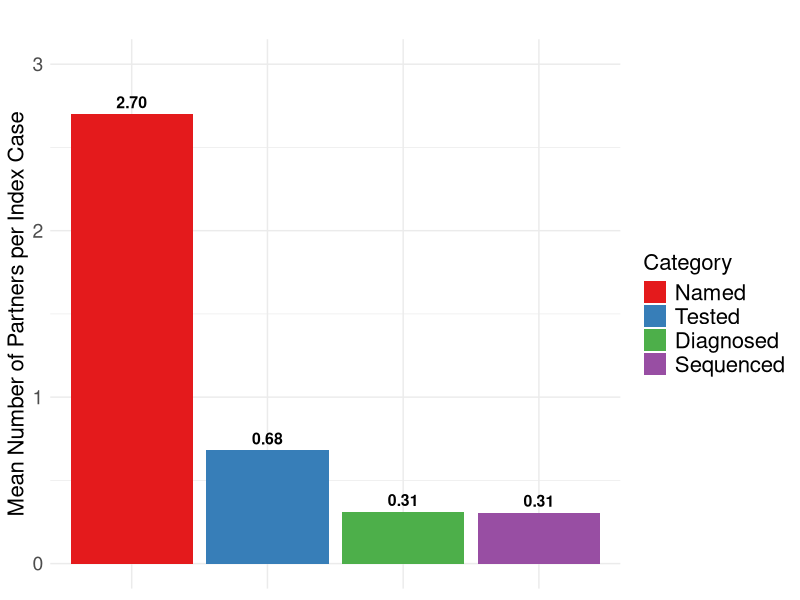

Recreate this plot in R.
rm(list=ls())

# Loading necessary libraries
library(tidyr)
library(ggplot2)
library(RColorBrewer)

# Structuring the data with the average values
overall_data <- data.frame(
  Category = c("Named_Mean", "Tested_Mean", "Diagnosed_Mean", "Sequenced_Mean"),
  Value = c(2.7, 338/497, 154/497, 152/497)
)

# Setting the order of the factor levels for Category
overall_data$Category <- factor(overall_data$Category, 
                                levels = c("Named_Mean", "Tested_Mean", "Diagnosed_Mean", "Sequenced_Mean"))

# Plot for overall data

# Plot for overall data
p_overall <- ggplot(overall_data, aes(x = Category, y = Value, fill = Category)) +
  geom_bar(stat = "identity", position = "dodge") +
  # Add this line to annotate bars with their value
  geom_text(aes(label=sprintf("%.2f", Value)), vjust=-0.5, size=4, fontface="bold") + # vjust controls the vertical position of the label (negative values move the label upwards)
  labs(title = "",
       y = "Mean Number of Partners per Index Case",
       x = "") +
  scale_fill_brewer(palette="Set1", 
                    breaks=c("Named_Mean", "Tested_Mean", "Diagnosed_Mean", "Sequenced_Mean"),
                    labels=c("Named", "Tested", "Diagnosed", "Sequenced"),
                    name="Category") +
  scale_y_continuous(limits = c(0, 3)) + # Replace 0 and 1 with the range of the race/ethnicity/behavior plot
  theme_minimal() +
  theme(
    plot.title = element_text(size = 18, face = "bold"),
    axis.title.x = element_blank(),
    axis.title.y = element_text(size = 16),
    axis.text.x = element_blank(),   # This will remove the x-axis labels
    axis.text.y = element_text(size = 14),
    legend.text = element_text(size = 16),
    legend.title = element_text(size = 16)
  )

print(p_overall)
